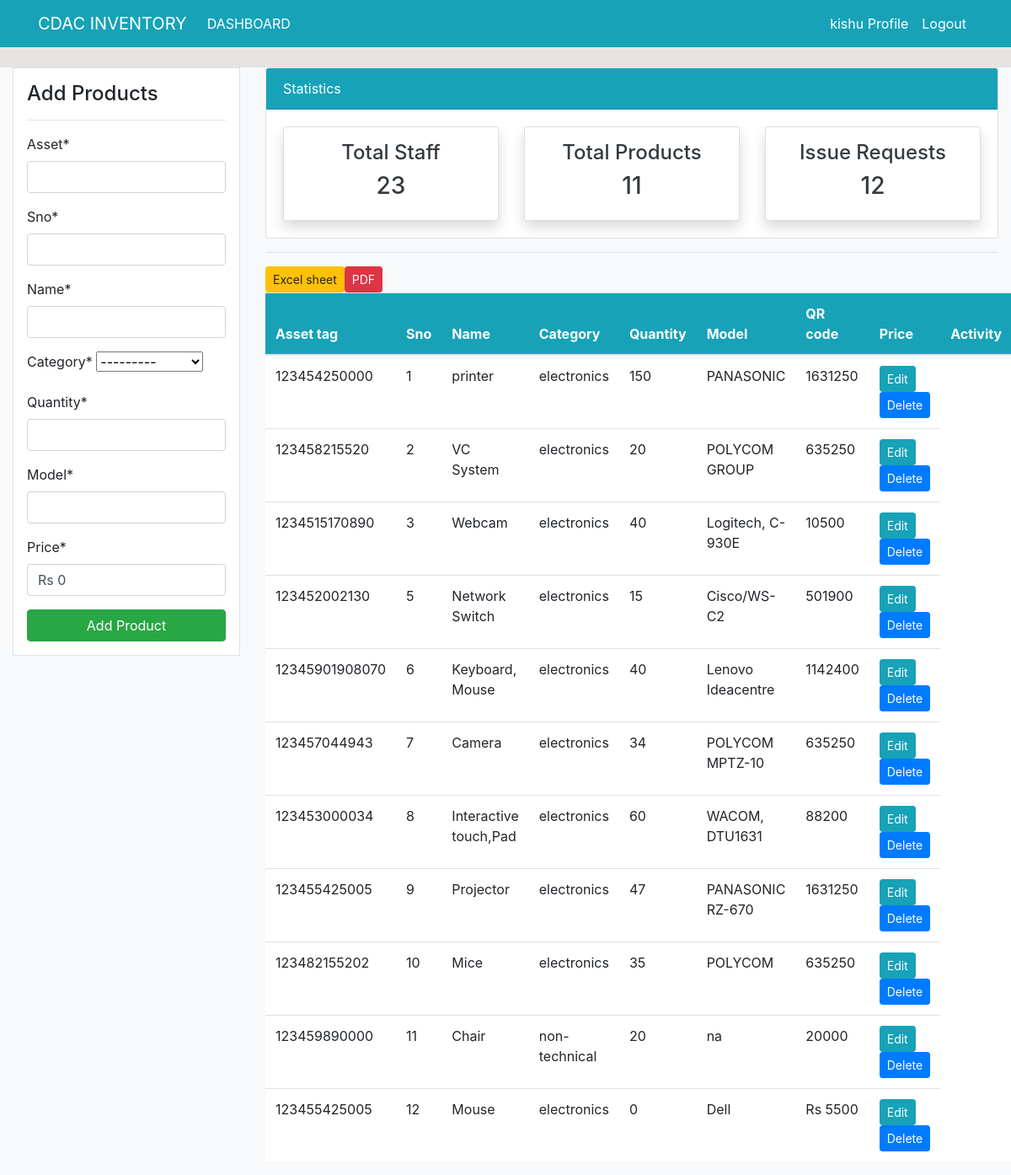
Screenshot of /product/ (signed in) with the database file from the repository.
### dashboard/models.py (models this page shows, shortened)
class Product(models.Model):
    asset=models.CharField(max_length=30,null=True)
    sno=models.CharField(max_length=15,null=True)
    name=models.CharField(max_length=100,null=True)
    category=models.CharField(max_length=20,choices=category,null=True)
    quantity=models.PositiveIntegerField(null=True)
    model=models.CharField(max_length=300,null=True)
    qr_code = models.ImageField(upload_to='qr_codes/', blank=True, null=True)
    price=models.CharField(max_length=20, default='Rs 0')
    class Meta:
        verbose_name_plural='Product'

### dashboard/views.py (the view)
# urls.py: path('product/',views.product,name='dashboardproduct'),
@login_required
def product(request):
    items=Product.objects.all()
    product_count = items.count()
    workers_count =User.objects.all().count()
    items_count =Issued_Items.objects.all().count()
    if request.method=='POST':
        form=ProductForm(request.POST)
        if form.is_valid():
            form.save()
            product_name = form.cleaned_data.get('name')
            messages.success(request, f'{product_name} has been added')
            return redirect('dashboardproduct')
    else:
        form=ProductForm()
    context={
        'items':items,
        'form':form,
        'workers_count': workers_count,
        'items_count': items_count,
        'product_count': product_count,
    }
    return render(request,'dashboard/product.html',context)

### dashboard/forms.py (shortened to what this page needs)
class ProductForm(forms.ModelForm):
    class Meta:
        model=Product
        fields=['asset','sno','name','category','quantity','model','price']

### template/dashboard/product.html (shortened to what this page needs)
{% extends 'partials/base.html' %}
{% load crispy_forms_tags %}
{% block content %}
<div class="container-fluid bg-light">
    <div class="row mt-4">
        <div class="col-md-3">
            <div class="border bg-white p-3">
                <h4>Add Products</h4>
                <hr>
                <form method="POST">
                    {{ form|crispy }}
                    <input class="btn btn-success btn-block" type="submit" value="Add Product">
                </form>
            </div>
        </div>
        <div class="col-md-9">
            <div class="card">
                <div class="card-header bg-info text-white">
                    Statistics
                </div>
                <div class="card-body">
                    <div class="row">
                        <div class="col-md-4">
                            <a class="text-decoration-none text-dark" href="{% url 'dashboardstaff'%}">
                                <div class="card my-card shadow text-center p-3">
                                    <h4>Total Staff </h4>
                                    <h3>{{ workers_count }}</h3>
                                </div>
                            </a>
                        </div>
                        <div class="col-md-4">
                            <a class="text-decoration-none text-dark" href="{% url 'dashboardproduct' %}">
                                <div class="card my-card shadow text-center p-3">
                                    <h4>Total Products </h4>
                                    <h3>{{ product_count }}</h3>
                                </div>
                            </a>
                        </div>
                        <div class="col-md-4">
                            <a class="text-decoration-none text-dark" href="{% url 'dashboardissueditems'%}">
                                <div class="card my-card shadow text-center p-3">
                                    <h4>Issue Requests </h4>
                                    <h3>{{ items_count }}</h3>
                                </div>
                            </a>
                        </div>
                    </div>
                </div>
            </div>
            <hr>
            <table class="table bg-white">
                <thead class="bg-info">
                    <tr class="text-white">
                        <th scope="col">Asset tag</th>
                        <th scope="col">Sno</th>
                        <th scope="col">Name</th>
                        <th scope="col">Category</th>
                        <th scope="col">Quantity</th>
                        <th scope="col">Model</th>
                        <th scope="col">QR code</th>
                        <th scope="col">Price</th>
                        <th scope="col">Activity</th>
                    </tr>
                </thead>
                <tbody>
                    <a class="btn btn-warning btn-sm" href="{% url 'generate_excel_file' %}">Excel sheet</a>
                    <a class="btn btn-danger btn-sm" href="{% url 'generate_pdf' %}">PDF</a>
                    {% for item in items %}
                    <tr>
                        <td>{{ item.asset }}</td>
                        <td>{{ item.sno }}</td>
                        <td>{{ item.name }}</td>
                        <td>{{ item.category }}</td>
                        <td>{{ item.quantity }}</td>
                        <td>{{ item.model }}</td>
                        <td>{{ item.price }}</td>
                        <td>
                            <a class="btn btn-info btn-sm" href="{% url 'dashboard-product-update' item.id %}">Edit</a>
                            <a class="btn btn-primary btn-sm" href="{% url 'dashboard-product-delete' item.id %}">Delete</a>
                        </td>
                    </tr>
                    {% endfor %}
                </tbody>
            </table>
        </div>
    </div>
</div>
{% endblock %}

### template/partials/nav.html (shortened to what this page needs)
<nav class="navbar navbar-expand-lg navbar-info bg-info">
    {% if user.is_authenticated %}
    <div class="container">
        <a class="navbar-brand text-white" href="{% url 'dashboardindex'%}">CDAC INVENTORY</a>
        <div class="collapse navbar-collapse" id="navbarSupportedContent">
            <ul class="navbar-nav mr-auto">
                <li class="nav-item active">
                    <a class="nav-link text-white" href="{% url 'dashboardindex'%}">DASHBOARD </a>
                </li>
            </ul>
            <ul class="navbar-nav ml-auto">
                <li class="nav-item active">
                    <a class="nav-link text-white" href="{% url 'user-profile' %}">{{ user.username }} Profile </a>
                </li>
                <li class="nav-item">
                    <a class="nav-link text-white" href="{% url 'user-logout' %}">Logout</a>
                </li>
            </ul>
            {% endif %}
        </div>
    </div>
</nav>

### static/style.css (style rules this page uses)
body { background: rgb(230, 227, 227); }

### rows the page displays
Product: asset "123454250000", sno "1", name "printer", category "electronics", quantity "150", model "PANASONIC", price "1631250"
Product: asset "123458215520", sno "2", name "VC System", category "electronics", quantity "20", model "POLYCOM GROUP", price "635250"
Product: asset "1234515170890", sno "3", name "Webcam", category "electronics", quantity "40", model "Logitech, C-930E", price "10500"
Product: asset "123452002130", sno "5", name "Network Switch", category "electronics", quantity "15", model "Cisco/WS-C2", price "501900"
Product: asset "12345901908070", sno "6", name "Keyboard, Mouse", category "electronics", quantity "40", model "Lenovo Ideacentre", price "1142400"
Product: asset "123457044943", sno "7", name "Camera", category "electronics", quantity "34", model "POLYCOM MPTZ-10", price "635250"
Product: asset "123453000034", sno "8", name "Interactive touch,Pad", category "electronics", quantity "60", model "WACOM, DTU1631", price "88200"
Product: asset "123455425005", sno "9", name "Projector", category "electronics", quantity "47", model "PANASONIC RZ-670", price "1631250"
Product: asset "123482155202", sno "10", name "Mice", category "electronics", quantity "35", model "POLYCOM", price "635250"
Product: asset "123459890000", sno "11", name "Chair", category "non-technical", quantity "20", model "na", price "20000"
Product: asset "123455425005", sno "12", name "Mouse", category "electronics", quantity "0", model "Dell", price "Rs 5500"

### other values shown
{{ user.username }} "kishu"
{{ workers_count }} "23"
{{ product_count }} "11"
{{ items_count }} "12"
